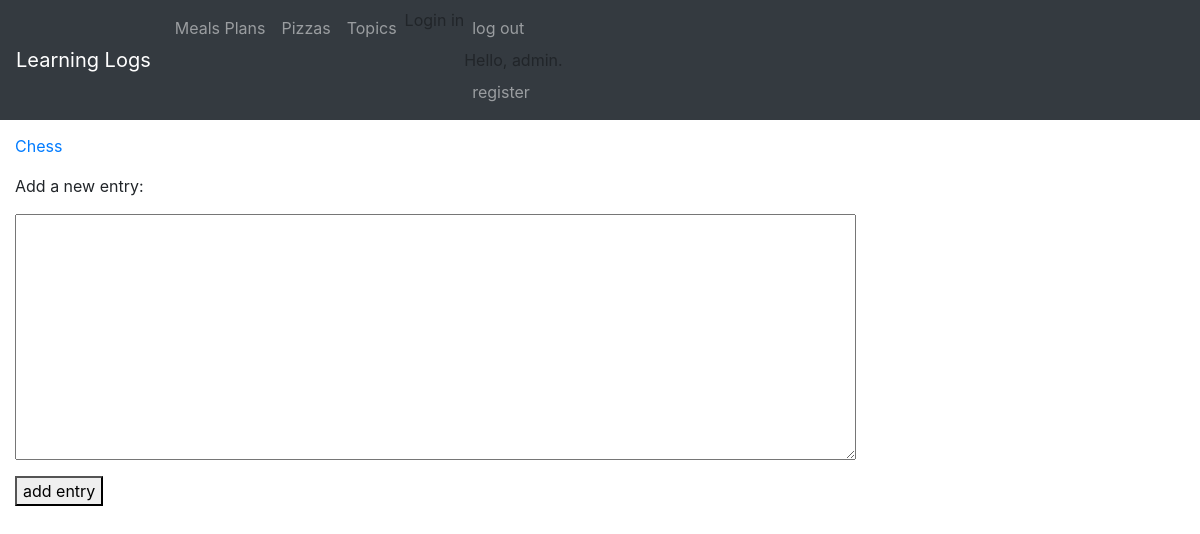
The page /new_entry/1/ (signed in) on the database as committed earlier.
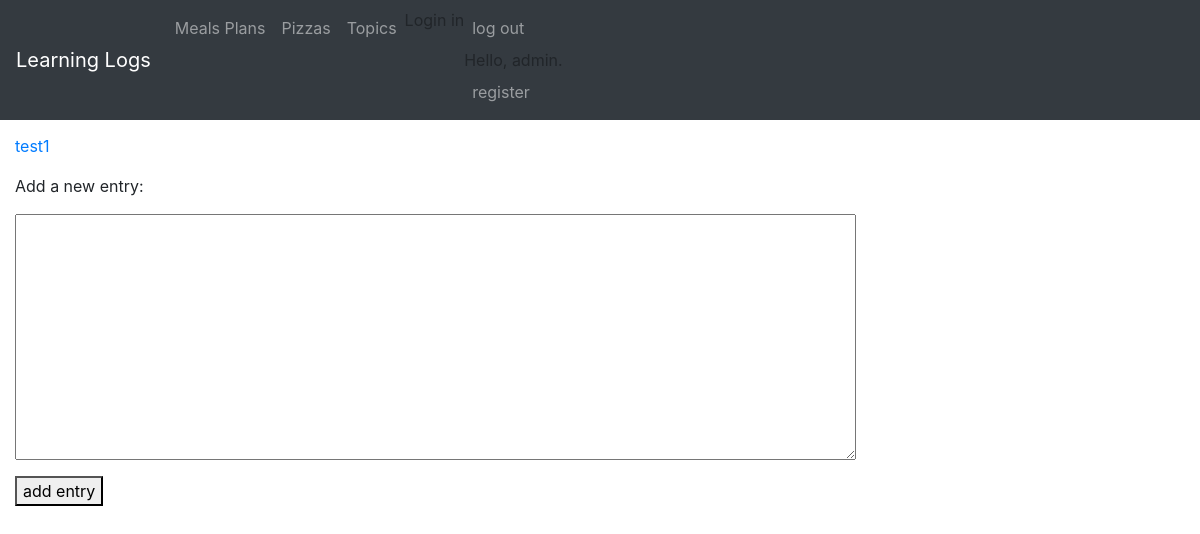
The same page on the database as committed later.
### learning_logs/models.py (models this page shows)
class Topic(models.Model):
	text = models.CharField(max_length=200)
	date_added = models.DateTimeField(auto_now_add=True)
	owner = models.ForeignKey(User, on_delete=models.CASCADE)
	def __str__(self):
		return self.text

### learning_logs/views.py (the view, shortened to what this page needs)
# urls.py: re_path(r'^new_entry/(?P<topic_id>\d+)/$', views.new_entry, name='new_entry'),
@login_required
def new_entry(request, topic_id):
	topic = Topic.objects.get(id=topic_id)
	if request.method != 'POST':
		form = EntryForm()
	context = {'topic': topic, 'form':form}
	return render(request, 'learning_logs/new_entry.html', context)

### learning_logs/forms.py
class EntryForm(forms.ModelForm):
	class Meta:
		model = Entry
		fields = ['text']
		labels = {'text': ''}
		widgets = {'text': forms.Textarea(attrs={'cols':80})}

### learning_logs/templates/learning_logs/new_entry.html (shortened to what this page needs)
{% extends 'learning_logs/base.html' %}
{% block content %}
	<p><a href="{% url 'topic' topic.id %}">{{ topic }}</a></p>
	<p>Add a new entry:</p>
	<form action="{% url 'new_entry' topic.id%}" method="post">
		{{ form.as_p }}
		<button name='submit'> add entry</button>
	</form>
{% endblock content %}

Rows that differ between the two databases and show on the page:
changed Topic: text "Chess" → "test1"
